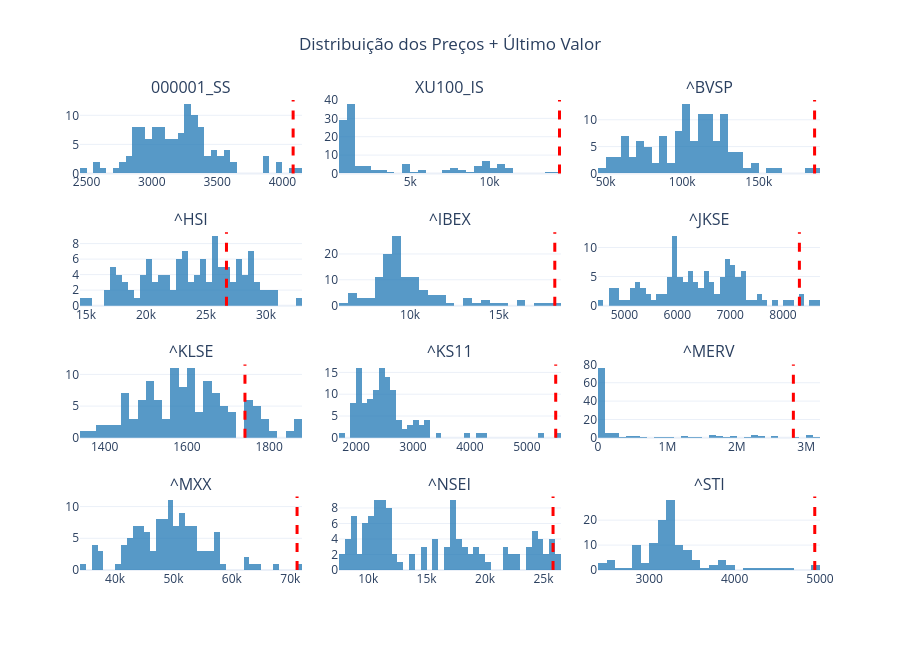

The cell this chart's notebook holds for it:
### Code cell
# ==========================
# PARAMETROS
# ==========================

cols = [col for col in df_emer.columns if not '_reg_lin' in col and not '_dist_reg_lin' in col]

num_colunas = 3
num_plots = len(cols)
num_linhas = math.ceil(num_plots / num_colunas)


# ==========================
# SUBPLOTS
# ==========================

fig = make_subplots(
    rows=num_linhas,
    cols=num_colunas,
    subplot_titles=cols,
    vertical_spacing=0.5 / num_linhas,
    horizontal_spacing=0.05
)


# ==========================
# LOOP
# ==========================

for i, col in enumerate(cols):

    linha = i // num_colunas + 1
    coluna = i % num_colunas + 1

    serie = df_emer[col].dropna()

    ultimo_valor = serie.iloc[-1]

    # HISTOGRAMA
    hist = go.Histogram(
        x=serie,
        nbinsx=50,
        name=col,
        showlegend=False,
        opacity=0.75,
        marker_color="#1f77b4"   # cor fixa
    )

    fig.add_trace(
        hist,
        row=linha,
        col=coluna
    )

    # LINHA VERTICAL DO ULTIMO VALOR
    fig.add_vline(
        x=ultimo_valor,
        line_width=3,
        line_dash="dash",
        line_color="red",
        row=linha,
        col=coluna
    )


# ==========================
# LAYOUT
# ==========================

fig.update_layout(
    title="Distribuição dos Preços + Último Valor",
    height=650,
    title_x=0.5,
    template="plotly_white",
    showlegend=False
)


fig.show()
